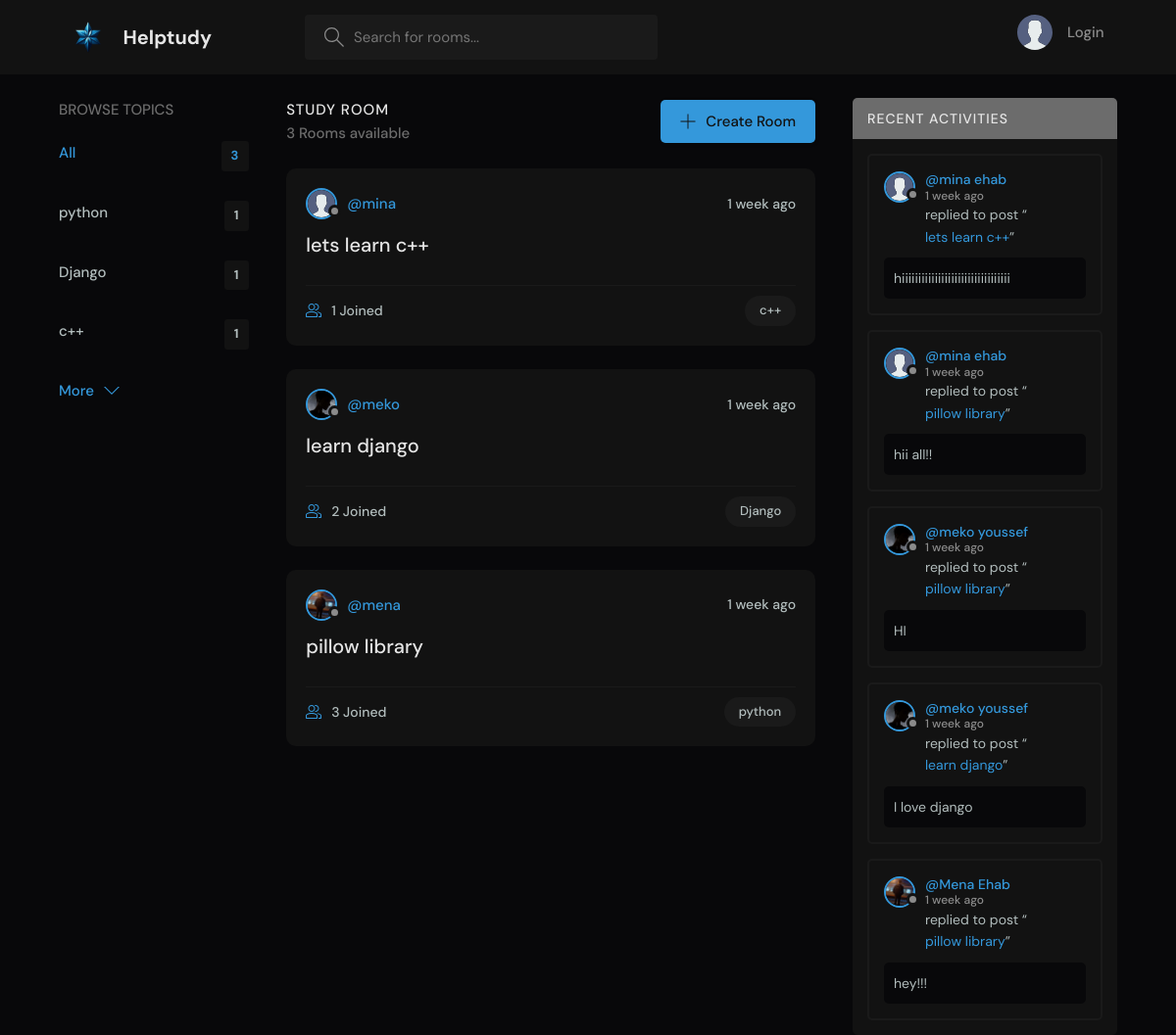
The page / on the database its author committed.
### communityApp/models.py (models this page shows, shortened)
class Topic(models.Model):
    name = models.CharField(max_length=200)

class Room(models.Model):
    host = models.ForeignKey(User, on_delete=models.SET_NULL, null=True)
    topic = models.ForeignKey(Topic, on_delete=models.SET_NULL, null=True)
    name = models.CharField(max_length=200)
    description = models.TextField(null=True, blank=True)
    participants = models.ManyToManyField(User, related_name="participants", blank=True)
    updated = models.DateTimeField(auto_now=True)
    created = models.DateTimeField(auto_now_add=True)
    class Meta:
        ordering = ["-updated", "-created"]
    def __str__(self):
        return self.name

class User(AbstractUser):
    name = models.CharField(max_length=255, null=True)
    email = models.EmailField(unique=True, max_length=254, null=True)
    bio = models.TextField(null=True)
    avatar = models.ImageField(null=True, default="avatar.svg")
    USERNAME_FIELD = "email"
    REQUIRED_FIELDS = []
    def __str__(self):
        return self.name

class Message(models.Model):
    user = models.ForeignKey(User, on_delete=models.CASCADE)
    room = models.ForeignKey(Room, on_delete=models.CASCADE)
    body = models.TextField()
    updated = models.DateTimeField(auto_now=True)
    created = models.DateTimeField(auto_now_add=True)
    class Meta:
        ordering = ["-updated", "-created"]

### communityApp/views.py (the view)
# urls.py: path("", views.index, name="index"),
def index(request):
    q = request.GET.get("q") if request.GET.get("q") != None else ""
    rooms = Room.objects.filter(
        Q(topic__name__icontains=q) | Q(name__icontains=q) | Q(description__icontains=q)
    )
    topics = Topic.objects.all()[0:5]
    room_count = rooms.count()
    roomMessages = Message.objects.filter(Q(room__topic__name__icontains=q))
    context = {
        "rooms": rooms,
        "topics": topics,
        "room_count": room_count,
        "roomMessages": roomMessages,
    }
    return render(request, "communityApp/index.html", context)

### communityApp/templates/communityApp/index.html (shortened to what this page needs)
{% extends "base.html" %}
{% block content %}
    <main class="layout layout--3">
      <div class="container">
        {% include "communityApp/topics.html" %}
        <div class="roomList">
          <div class="roomList__header">
            <div>
              <h2>Study Room</h2>
              <p>{{room_count}} Rooms available</p>
            </div>
            <a class="btn btn--main" href="{% url "create-room" %}">
              <svg version="1.1" xmlns="http://www.w3.org/2000/svg" width="32" height="32" viewBox="0 0 32 32">
                <title>add</title>
                <path
                  d="M16.943 0.943h-1.885v14.115h-14.115v1.885h14.115v14.115h1.885v-14.115h14.115v-1.885h-14.115v-14.115z"
                ></path>
              </svg>
              Create Room
            </a>
          </div>
          {% include "communityApp/feed.html" %}
        </div>
        {% include "communityApp/activity.html" %}
      </div>
    </main>
    {% endblock content %}

### communityApp/templates/communityApp/topics.html
<div class="topics">
    <div class="topics__header">
      <h2>Browse Topics</h2>
    </div>
    <ul class="topics__list">
      <li>
        <a href="{% url "index" %}" class="active">All <span>{{topics.count}}</span></a>
      </li>
      {% for topic in topics %}
      <li>
        <a href="{% url 'index' %}?q={{ topic.name }}">{{ topic.name }}<span>{{ topic.room_set.all.count }}</span></a>
      </li>
      {% endfor %}
    </ul>
    <a class="btn btn--link" href="{% url "topics" %}">
      More
      <svg version="1.1" xmlns="http://www.w3.org/2000/svg" width="32" height="32" viewBox="0 0 32 32">
        <title>chevron-down</title>
        <path d="M16 21l-13-13h-3l16 16 16-16h-3l-13 13z"></path>
      </svg>
    </a>
  </div>

### communityApp/templates/communityApp/feed.html (shortened to what this page needs)
{% for room in rooms %}
<div class="roomListRoom">
    <div class="roomListRoom__header">
      <a href="{% url 'user-profile' room.host.id %}" class="roomListRoom__author">
        <div class="avatar avatar--small">
          <img src="{{room.host.avatar.url}}" />
        </div>
        <span>@{{room.host.username}}</span>
      </a>
      <div class="roomListRoom__actions">
        <span>{{room.created | timesince}} ago</span>
      </div>
    </div>
    <div class="roomListRoom__content">
      <a href="{% url 'room' room.id %}">{{ room.name }}</a>
    </div>
    <div class="roomListRoom__meta">
      <a href="{% url 'room' room.id %}" class="roomListRoom__joined">
        {{room.participants.all.count}} Joined
      </a>
      <p class="roomListRoom__topic">{{room.topic.name}}</p>
    </div>
  </div>
  {% endfor %}

### communityApp/templates/communityApp/activity.html (shortened to what this page needs)
<div class="activities">
    <div class="activities__header">
      <h2>Recent Activities</h2>
    </div>
    {% for message in roomMessages %}
    <div class="activities__box">
      <div class="activities__boxHeader roomListRoom__header">
        <a href="{% url 'user-profile' message.user.id %}" class="roomListRoom__author">
          <div class="avatar avatar--small">
            <img src="{{message.user.avatar.url}}" />
          </div>
          <p>
            @{{message.user}}
            <span>{{message.created | timesince}} ago</span>
          </p>
        </a>
      </div>
      <div class="activities__boxContent">
        <p>replied to post “<a href="{%url 'room' message.room.id %}">{{message.room}}</a>”</p>
        <div class="activities__boxRoomContent">
          {{message.body}}
        </div>
      </div>
    </div>
    {% endfor %}
  </div>

### rows shown on the page
Topic: name "python", room_set.all.count "1"
Topic: name "Django", room_set.all.count "1"
Topic: name "c++", room_set.all.count "1"
Room: host.avatar (placeholder picture), host.username "mina", created "1 week", name "lets learn c++", participants.all.count "1", topic.name "c++"
Room: host.avatar (picture), host.username "meko", created "1 week", name "learn django", participants.all.count "2", topic.name "Django"
Room: host.avatar (picture), host.username "mena", created "1 week", name "pillow library", participants.all.count "3", topic.name "python"
Message: user.avatar (placeholder picture), user "mina ehab", created "1 week", room "lets learn c++", body "hiiiiiiiiiiiiiiiiiiiiiiiiiiiiiiiii"
Message: user.avatar (placeholder picture), user "mina ehab", created "1 week", room "pillow library", body "hii all!!"
Message: user.avatar (picture), user "meko youssef", created "1 week", room "pillow library", body "HI"
Message: user.avatar (picture), user "meko youssef", created "1 week", room "learn django", body "I love django"
Message: user.avatar (picture), user "Mena Ehab", created "1 week", room "pillow library", body "hey!!!"

### other values the page prints
{{ topics.count }} "3"
{{ room_count }} "3"
